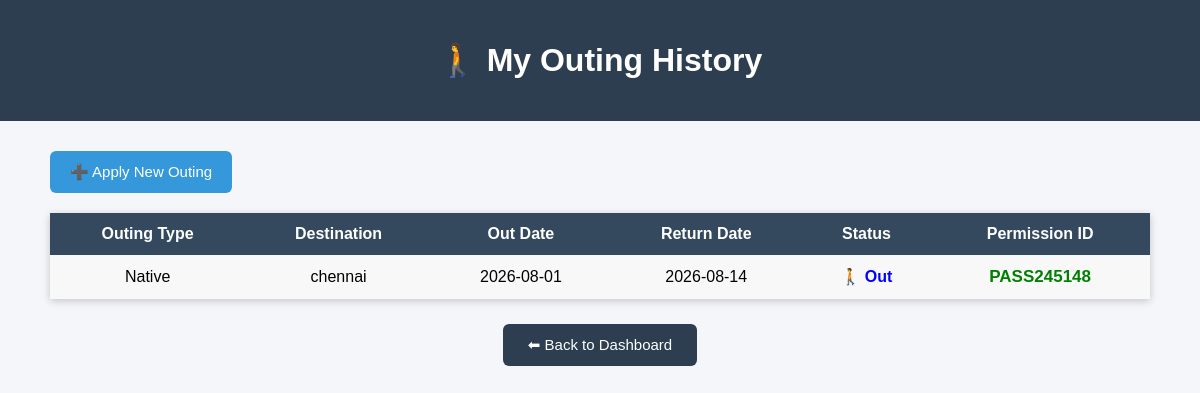
The app's page /student/outing_history (signed in) with its own data.
### tables this page shows
CREATE TABLE outing_requests(

    id INTEGER PRIMARY KEY AUTOINCREMENT,

    student_id INTEGER NOT NULL,

    outing_type TEXT NOT NULL,

    destination TEXT NOT NULL,

    reason TEXT NOT NULL,

    out_date TEXT NOT NULL,

    out_time TEXT NOT NULL,

    return_date TEXT NOT NULL,

    return_time TEXT NOT NULL,

    parent_mobile TEXT,

    status TEXT DEFAULT 'Pending',

    permission_id TEXT UNIQUE,

    exit_time TEXT,

    entry_time TEXT,

    created_at TIMESTAMP DEFAULT CURRENT_TIMESTAMP,

    FOREIGN KEY(student_id)
    REFERENCES students(id)
    ON DELETE CASCADE

);

### app.py (the view)
@app.route("/student/outing_history")
def student_outing_history():
    if "student_id" not in session:
        return redirect(url_for("student_login"))
    conn = sqlite3.connect("hostel.db")
    cursor = conn.cursor()
    cursor.execute("""
    SELECT
        id,
        outing_type,
        destination,
        out_date,
        return_date,
        status,
        permission_id
    FROM outing_requests
    WHERE student_id=?
    ORDER BY id DESC
    """, (session["student_id"],))
    outings = cursor.fetchall()
    conn.close()
    return render_template(
        "outing_history.html",
        outings=outings
    )

### templates/outing_history.html (shortened to what this page needs)
<!DOCTYPE html>
<html>
<head>
</head>
<body>
<div class="header">
<h1>🚶 My Outing History</h1>
</div>
<div class="container">
<div class="top-btn">
<a href="/student/outing">
<button>➕ Apply New Outing</button>
</a>
</div>
<table>
<tr>
<th>Outing Type</th>
<th>Destination</th>
<th>Out Date</th>
<th>Return Date</th>
<th>Status</th>
<th>Permission ID</th>
</tr>
{% if outings %}
{% for outing in outings %}
<tr>
<td>{{ outing[1] }}</td>
<td>{{ outing[2] }}</td>
<td>{{ outing[3] }}</td>
<td>{{ outing[4] }}</td>
<td>
{% if outing[5]=="Approved" %}
<span class="approved">
✅ Approved
</span>
{% elif outing[5]=="Rejected" %}
<span class="rejected">
❌ Rejected
</span>
{% elif outing[5]=="Pending" %}
<span class="pending">
🟡 Pending
</span>
{% elif outing[5]=="Out" %}
<span class="out">
🚶 Out
</span>
{% elif outing[5]=="Completed" %}
<span class="completed">
🏠 Completed
</span>
{% endif %}
</td>
<td>
{% if outing[6] %}
<span class="permission">
{{ outing[6] }}
</span>
{% else %}
-
{% endif %}
</td>
</tr>
{% endfor %}
{% else %}
<tr>
<td colspan="6">
No Outing Requests Found.
</td>
</tr>
{% endif %}
</table>
<div class="back">
<a href="/student/dashboard">
<button>⬅ Back to Dashboard</button>
</a>
</div>
</div>
</body>
</html>

### templates/outing_history.html (style rules this page uses)
body { font-family:Arial, sans-serif; background:#f4f6f9; margin:0; padding:0; }
.header { background:#2c3e50; color:white; text-align:center; padding:20px; }
.container { width:95%; max-width:1100px; margin:30px auto; }
.top-btn { margin-bottom:20px; }
.top-btn button { background:#3498db; color:white; border:none; padding:12px 20px; border-radius:6px; cursor:pointer; font-size:15px; }
table { width:100%; border-collapse:collapse; background:white; box-shadow:0px 2px 8px rgba(0,0,0,0.2); }
th { background:#34495e; color:white; padding:12px; }
td { padding:12px; text-align:center; }
tr:nth-child(even) { background:#f8f8f8; }
.out { color:blue; font-weight:bold; }
.permission { color:green; font-size:17px; font-weight:bold; }
.back { margin-top:25px; text-align:center; }
.back button { background:#2c3e50; color:white; border:none; padding:12px 25px; border-radius:6px; cursor:pointer; font-size:15px; }

### records on screen
outing_requests: outing_type "Native", destination "chennai", out_date "2026-08-01", return_date "2026-08-14", status "🚶 Out", permission "PASS245148"
